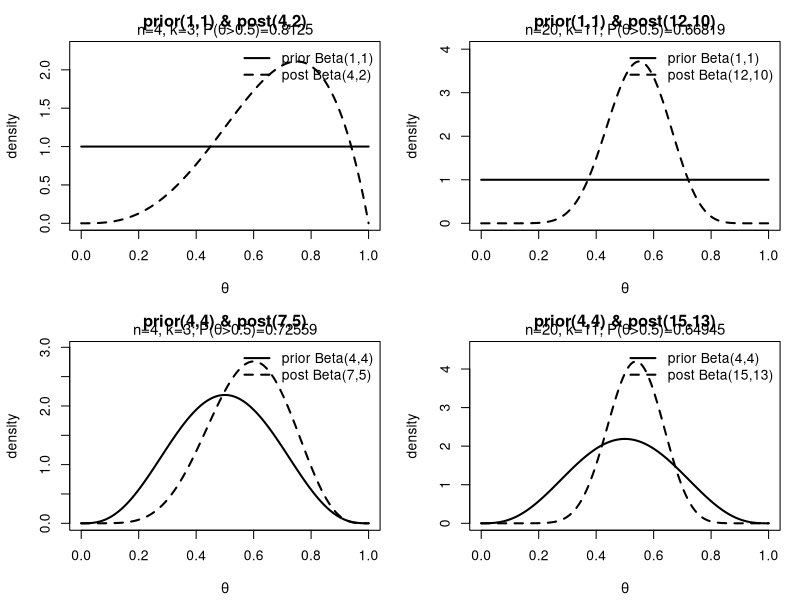

Generate this figure with R:
# Ethan Chang, M.S Applied and Computational Mathematics @ JHU
# echang54@jh.edu
# 11/17/2025
# Assignment 12

cases <- list(
  list(r=1, s=1, n=4,  k=3),
  list(r=1, s=1, n=20, k=11),
  list(r=4, s=4, n=4,  k=3),
  list(r=4, s=4, n=20, k=11)
)

par(mfrow = c(2,2), mar = c(4.2,4.2,2.5,1.2))
theta <- seq(0, 1, length.out = 1001)
results <- data.frame(r = numeric(0), s = numeric(0), n = numeric(0), k = numeric(0),
                      a_post = numeric(0), b_post = numeric(0), P_theta_gt_0.5 = numeric(0))

for(i in seq_along(cases)) {
  c <- cases[[i]]
  r <- c$r; s <- c$s; n <- c$n; k <- c$k
  a_prior <- r; b_prior <- s
  a_post <- r + k
  b_post <- s + n - k
  prior_density <- dbeta(theta, a_prior, b_prior)
  post_density  <- dbeta(theta, a_post, b_post)
  ymax <- max(prior_density, post_density) * 1.08
  plot(theta, prior_density, type = "l", lwd = 2, ylim = c(0, ymax),
       xlab = expression(theta), ylab = "density",
       main = paste0("prior(", a_prior, ",", b_prior, ") & post(", a_post, ",", b_post, ")"))
  lines(theta, post_density, lwd = 2, lty = 2)
  legend("topright", legend = c(paste0("prior Beta(",a_prior,",",b_prior,")"),
                                paste0("post Beta(",a_post,",",b_post,")")),
         lty = c(1,2), lwd = 2, bty = "n")
  p_gt_half <- 1 - pbeta(0.5, a_post, b_post)
  mtext(paste0("n=", n, ", k=", k, "; P(θ>0.5)=", signif(p_gt_half, 5)), side = 3, line = 0.2, cex = 0.9)
  results[nrow(results) + 1, ] <- c(r, s, n, k, a_post, b_post, p_gt_half)
}

par(mfrow = c(1,1))

print("Summary: posterior parameters and P(theta > 0.5)")
print(results)
